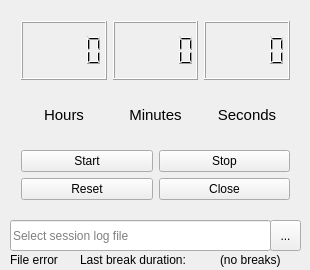
<?xml version="1.0" encoding="UTF-8"?>
<ui version="4.0">
 <class>MainWindow</class>
 <widget class="QMainWindow" name="MainWindow">
  <property name="geometry">
   <rect>
    <x>0</x>
    <y>0</y>
    <width>310</width>
    <height>270</height>
   </rect>
  </property>
  <property name="font">
   <font>
    <bold>false</bold>
   </font>
  </property>
  <property name="windowTitle">
   <string>MainWindow</string>
  </property>
  <widget class="QWidget" name="centralWidget">
   <widget class="QWidget" name="verticalLayoutWidget">
    <property name="geometry">
     <rect>
      <x>10</x>
      <y>10</y>
      <width>291</width>
      <height>201</height>
     </rect>
    </property>
    <layout class="QVBoxLayout" name="verticalLayout">
     <item>
      <layout class="QGridLayout" name="gridLayout">
       <item row="0" column="0">
        <widget class="QLCDNumber" name="lcdNumberHour"/>
       </item>
       <item row="1" column="0">
        <widget class="QLabel" name="label">
         <property name="font">
          <font>
           <pointsize>11</pointsize>
           <bold>false</bold>
          </font>
         </property>
         <property name="text">
          <string>Hours</string>
         </property>
         <property name="textFormat">
          <enum>Qt::AutoText</enum>
         </property>
         <property name="alignment">
          <set>Qt::AlignCenter</set>
         </property>
        </widget>
       </item>
       <item row="0" column="2">
        <widget class="QLCDNumber" name="lcdNumberSec"/>
       </item>
       <item row="0" column="1">
        <widget class="QLCDNumber" name="lcdNumberMin"/>
       </item>
       <item row="1" column="1">
        <widget class="QLabel" name="label_2">
         <property name="font">
          <font>
           <pointsize>11</pointsize>
           <bold>false</bold>
          </font>
         </property>
         <property name="text">
          <string>Minutes</string>
         </property>
         <property name="textFormat">
          <enum>Qt::AutoText</enum>
         </property>
         <property name="alignment">
          <set>Qt::AlignCenter</set>
         </property>
        </widget>
       </item>
       <item row="1" column="2">
        <widget class="QLabel" name="label_3">
         <property name="font">
          <font>
           <pointsize>11</pointsize>
           <bold>false</bold>
          </font>
         </property>
         <property name="text">
          <string>Seconds</string>
         </property>
         <property name="textFormat">
          <enum>Qt::AutoText</enum>
         </property>
         <property name="alignment">
          <set>Qt::AlignCenter</set>
         </property>
        </widget>
       </item>
      </layout>
     </item>
     <item>
      <layout class="QGridLayout" name="gridLayout_2">
       <item row="1" column="1">
        <widget class="QPushButton" name="closeButton">
         <property name="text">
          <string>Close</string>
         </property>
        </widget>
       </item>
       <item row="0" column="1">
        <widget class="QPushButton" name="stopButton">
         <property name="text">
          <string>Stop</string>
         </property>
        </widget>
       </item>
       <item row="0" column="0">
        <widget class="QPushButton" name="startButton">
         <property name="text">
          <string>Start</string>
         </property>
        </widget>
       </item>
       <item row="1" column="0">
        <widget class="QPushButton" name="resetButton">
         <property name="text">
          <string>Reset</string>
         </property>
        </widget>
       </item>
      </layout>
     </item>
    </layout>
   </widget>
   <widget class="QLineEdit" name="fileLineEdit">
    <property name="geometry">
     <rect>
      <x>10</x>
      <y>220</y>
      <width>261</width>
      <height>31</height>
     </rect>
    </property>
    <property name="text">
     <string/>
    </property>
    <property name="placeholderText">
     <string>Select session log file</string>
    </property>
   </widget>
   <widget class="QToolButton" name="fileToolButton">
    <property name="geometry">
     <rect>
      <x>270</x>
      <y>220</y>
      <width>31</width>
      <height>31</height>
     </rect>
    </property>
    <property name="text">
     <string>...</string>
    </property>
   </widget>
   <widget class="QLabel" name="errorLabel">
    <property name="geometry">
     <rect>
      <x>10</x>
      <y>250</y>
      <width>71</width>
      <height>20</height>
     </rect>
    </property>
    <property name="font">
     <font>
      <bold>false</bold>
     </font>
    </property>
    <property name="text">
     <string>File error</string>
    </property>
   </widget>
   <widget class="QLabel" name="label_4">
    <property name="geometry">
     <rect>
      <x>80</x>
      <y>250</y>
      <width>141</width>
      <height>20</height>
     </rect>
    </property>
    <property name="text">
     <string>Last break duration:</string>
    </property>
   </widget>
   <widget class="QLabel" name="breakLabel">
    <property name="geometry">
     <rect>
      <x>220</x>
      <y>250</y>
      <width>81</width>
      <height>20</height>
     </rect>
    </property>
    <property name="text">
     <string>(no breaks)</string>
    </property>
   </widget>
  </widget>
 </widget>
 <layoutdefault spacing="6" margin="11"/>
 <tabstops>
  <tabstop>startButton</tabstop>
  <tabstop>stopButton</tabstop>
  <tabstop>resetButton</tabstop>
  <tabstop>closeButton</tabstop>
 </tabstops>
 <resources/>
 <connections>
  <connection>
   <sender>closeButton</sender>
   <signal>clicked()</signal>
   <receiver>MainWindow</receiver>
   <slot>close()</slot>
   <hints>
    <hint type="sourcelabel">
     <x>224</x>
     <y>222</y>
    </hint>
    <hint type="destinationlabel">
     <x>186</x>
     <y>158</y>
    </hint>
   </hints>
  </connection>
 </connections>
</ui>
